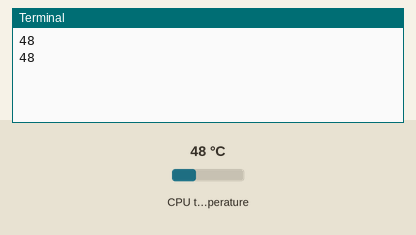
This program was run on a simulated Raspberry Pi (BCM pin numbers). Parts: the last lines printed to the terminal. Inputs (shaded band) come from the test bench; at power-on: CPU temperature 48 °C. Threads take turns every 2 ms; the clock reads 2024-03-15 10:24:30 at power-on unless the program sets it.

Above: at 1.2 s.
1.3 s: CPU temperature set to 31 °C
At 2.6 s:
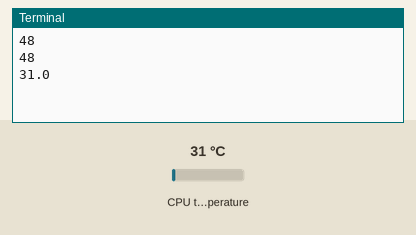
2.8 s: CPU temperature set to 44 °C
At 3.5 s:
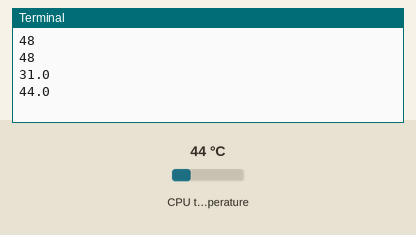
Timing chart, 0 to 5.8 s (numbered marks = the images above; inputs shaded):
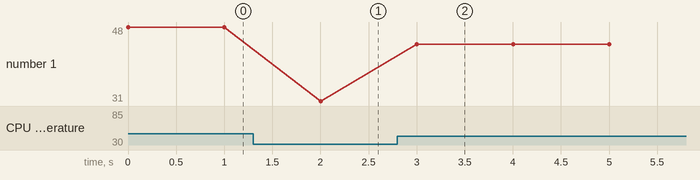

The program:

heat.py
```python
import threading
import time

from gpiozero import CPUTemperature

lock = threading.Lock()
cpu = CPUTemperature()
cpuTemp = cpu.temperature

# A separate thread to get CPU temperature
def GetCpuTemp():
  global cpuTemp
  while(1):
    lock.acquire()
    cpuTemp = cpu.temperature
    print(cpuTemp)
    lock.release()
    time.sleep(1)

# Busy spin code to generate heat
def generateLoad():
  a = 12312445678
  a = a * a
  a += 1

# Busy spin thread
def BusySpin():
  # Target temperature = 50 C
  targetTemp = 50
  # PI control with 1 sec duty cycle
  totalT = 1.0
  kp = 1
  ki = 0.1
  cError = 0
  while(1):
    lock.acquire()
    error = targetTemp - cpuTemp
    lock.release()
    # PI control
    cError += error * ki
    if error > 0:
      error = error * kp + cError
      dutycycle = min(error / 10, 1.0)
      # duty cycle
      t = time.time()
      while(time.time() < t + dutycycle * totalT):
        generateLoad()
      time.sleep(totalT - dutycycle * totalT)
    else:
      time.sleep(totalT)

if __name__ == "__main__":
  t1 = threading.Thread(target=GetCpuTemp)
  t2 = threading.Thread(target=BusySpin)

  t1.start()
  t2.start()
```

Measured:
- after the input at 1.3 s, the terminal: prints a new line after 0.70 s (image 1)
- after the input at 2.8 s, the terminal: prints a new line after 0.20 s (image 2)
- plotted number 1: 48 → 31 after the input at 1.3 s, 31 → 44 after the input at 2.8 s
